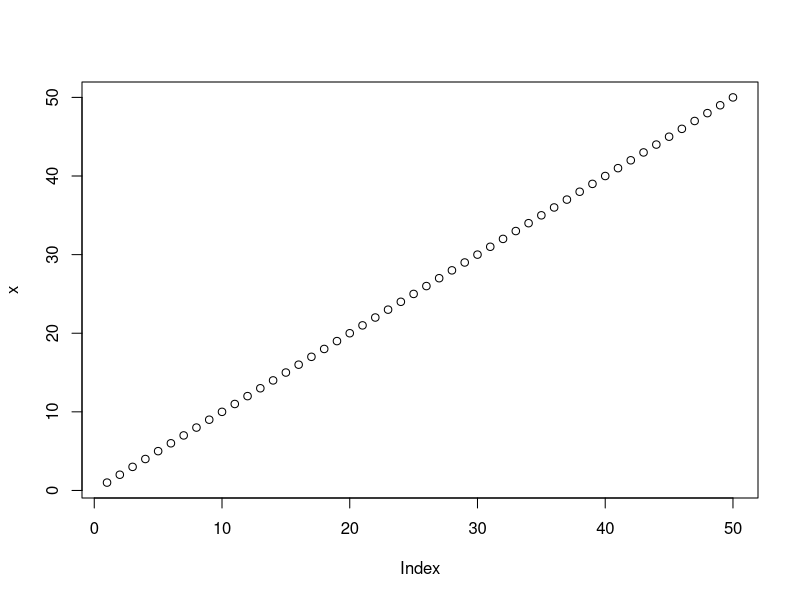
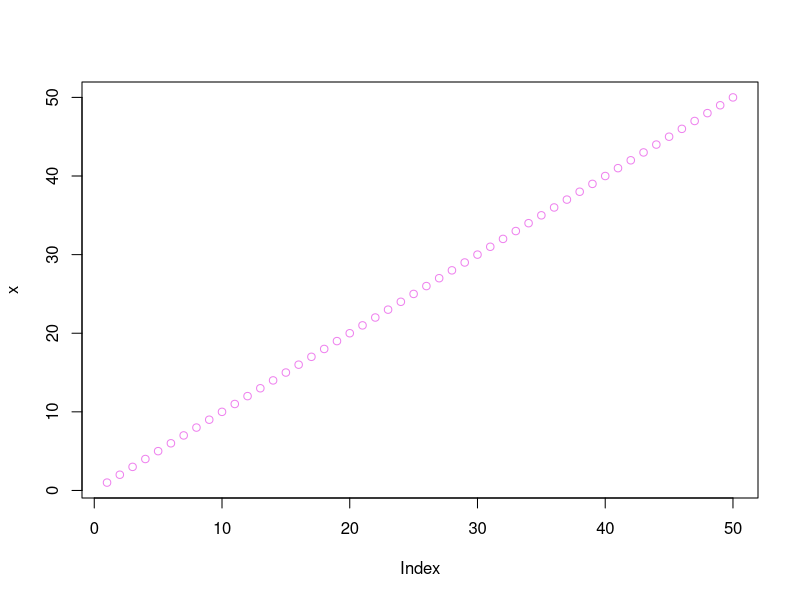
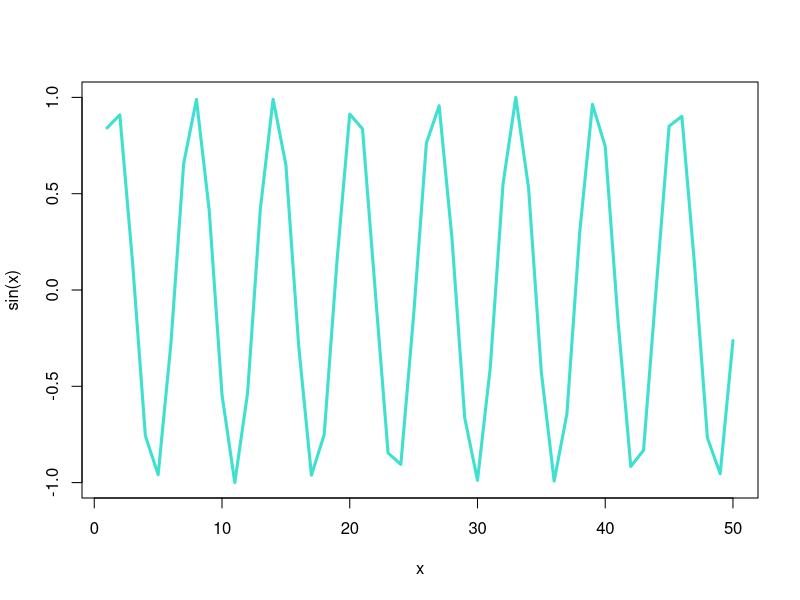

These figures' R source, in order:
#' ---
#' title: "Class 4 Lab"
#' author: "Maddie Maslyar (PID A69042845)"
#' ---  

# R script
x <- 1:50
plot(x)
plot(x, col="violet")
plot(x, sin(x), typ="l", col = "turquoise", lwd=3)

log(10, 10)